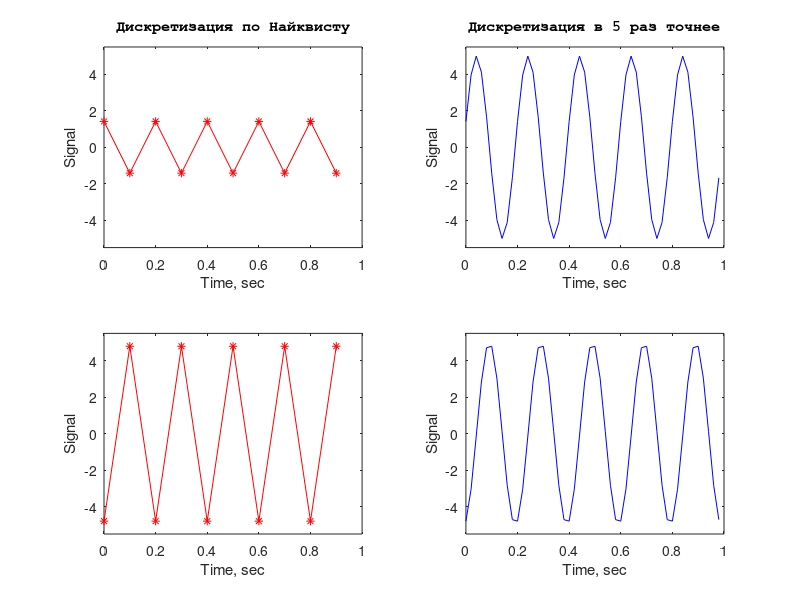

Here is the MATLAB script that generated this plot:
% Нейронные сети
% Лабораторная работа 1
% Программа диалогового задания гармонического сигнала и его визуализации

close all; clear all;

disp('-----------------------------------------------------');
disp('*** Программа визуализации гармонического сигнала ***');

% Ввод частоты и амплитуды сигнала
f0 = input('Введите частоту сигнала в герцах: ');
A = input('Введите амплитуду сигнала в условных единицах: ');
phi = input('Введите фазу сигнала, рад: ');
NT = input('Введите количество периодов наблюдения, ед.: ');
mvis = input('Введите коэффициент уменьшения интервала дискретизации: ');

% Вывод введенных данных
disp('-----------------------------------------------------');
disp('Введенные данные:');
disp(['Частота сигнала (Гц) = ' num2str(f0)]);
disp(['Амплитуда сигнала (усл.ед.) = ' num2str(A)]);
disp(['Фаза сигнала, рад = ' num2str(phi)]);
disp(['Количество периодов сигнала = ' num2str(NT)]);
disp(['Коэффициент уменьшения интервала дискретизации = ' num2str(mvis)]);
disp('-----------------------------------------------------');

w = 2*pi*f0; % Переход к круговой частоте (рад/сек)
T = 1/f0; % Период исходного сигнала (сек)
dtn = pi/w; % Интервал дискретизации Найквиста (теорема Котельникова)
dtv = dtn/mvis; % Интервал дискретизации, пригодный для визуализации

Tnab = NT*T; % Интервал наблюдения (сек)
disp(['Интервал наблюдения = ' num2str(Tnab) ' сек']);
Nn=Tnab/dtn; % Количество точек в интервале наблюдения для дискретизации Найквиста
Nv=Tnab/dtv; % Количество точек в интервале наблюдения для интервала дискретизации,
% пригодного для визуализации
disp(['Количество точек в интервале наблюдения для дискретизации Найквиста = ' num2str(Nn)]);
disp(['Количество точек в интервале наблюдения для интервала дискретизации, пригодного для визуализации, = ' num2str(Nv)]);

tn = dtn*(0:Nn-1); % Вектор времени (сек), дискретизированный
% в соответствии с критерием Найквиста
tv = dtv*(0:Nv-1); % и c интервалом дискретизации,
% пригодным для визуализации
y1n = A*cos(2*pi*f0*tn+phi);
y2n = A*sin(2*pi*f0*tn+phi);
% Вектора сигналов, дискретизированных
% в соответствии с критерием Найквиста
y1v = A*cos(2*pi*f0*tv+phi);
y2v = A*sin(2*pi*f0*tv+phi);
% Вектора сигналов, дискретизированных
% c интервалом дискретизации,
% пригодным для визуализации

figure(1);
subplot(2,2,1);
plot(tn,y1n,'r-*');
axis([0 Tnab -1.1*A 1.1*A]);
title('Дискретизация по Найквисту','FontName','Courier');
xlabel('Time, sec');
ylabel('Signal');
subplot(2,2,2);
plot(tv,y1v,'b');
axis([0 Tnab -1.1*A 1.1*A]);
title(['Дискретизация в ',num2str(mvis),' раз точнее'],'FontName','Courier');
xlabel('Time, sec');
ylabel('Signal');
subplot(2,2,3);
plot(tn,y2n,'r-*');
axis([0 Tnab -1.1*A 1.1*A]);
xlabel('Time, sec');
ylabel('Signal');
subplot(2,2,4);
plot(tv,y2v,'b');
axis([0 Tnab -1.1*A 1.1*A]);
xlabel('Time, sec');
ylabel('Signal');

disp('********** Конец работы **********');
